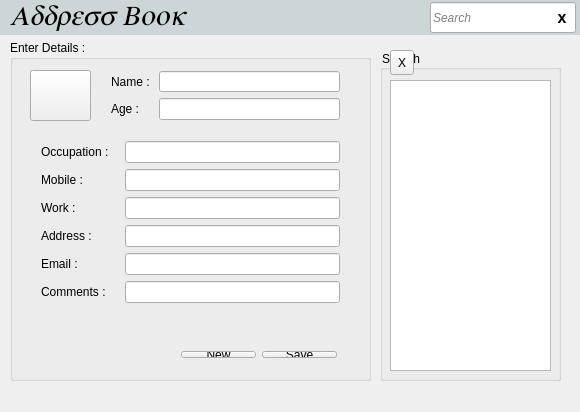
<?xml version="1.0" encoding="UTF-8"?>
<ui version="4.0">
 <class>MainWindow</class>
 <widget class="QMainWindow" name="MainWindow">
  <property name="geometry">
   <rect>
    <x>0</x>
    <y>0</y>
    <width>580</width>
    <height>412</height>
   </rect>
  </property>
  <property name="maximumSize">
   <size>
    <width>580</width>
    <height>412</height>
   </size>
  </property>
  <property name="font">
   <font>
    <strikeout>false</strikeout>
    <kerning>true</kerning>
   </font>
  </property>
  <property name="windowTitle">
   <string>MainWindow</string>
  </property>
  <property name="tabShape">
   <enum>QTabWidget::Rounded</enum>
  </property>
  <widget class="QWidget" name="centralWidget">
   <widget class="QFrame" name="frame">
    <property name="geometry">
     <rect>
      <x>0</x>
      <y>0</y>
      <width>581</width>
      <height>35</height>
     </rect>
    </property>
    <property name="minimumSize">
     <size>
      <width>0</width>
      <height>0</height>
     </size>
    </property>
    <property name="styleSheet">
     <string notr="true">#frame{
	background-color : rgb(204, 214, 217);
	border : outset 1px grey;
}
#cancelSearch:pressed{
background-color :rgb(255, 255, 255);
}</string>
    </property>
    <property name="frameShape">
     <enum>QFrame::StyledPanel</enum>
    </property>
    <property name="frameShadow">
     <enum>QFrame::Raised</enum>
    </property>
    <widget class="QLabel" name="lab_title">
     <property name="geometry">
      <rect>
       <x>10</x>
       <y>0</y>
       <width>179</width>
       <height>35</height>
      </rect>
     </property>
     <property name="font">
      <font>
       <family>Symbol</family>
       <pointsize>20</pointsize>
       <italic>true</italic>
      </font>
     </property>
     <property name="text">
      <string>Address Book</string>
     </property>
    </widget>
    <widget class="QLineEdit" name="search">
     <property name="geometry">
      <rect>
       <x>430</x>
       <y>2</y>
       <width>146</width>
       <height>31</height>
      </rect>
     </property>
     <property name="font">
      <font>
       <italic>true</italic>
      </font>
     </property>
     <property name="styleSheet">
      <string notr="true">color : grey;</string>
     </property>
     <property name="text">
      <string>Search</string>
     </property>
    </widget>
    <widget class="QToolButton" name="cancelSearch">
     <property name="geometry">
      <rect>
       <x>552</x>
       <y>7</y>
       <width>20</width>
       <height>20</height>
      </rect>
     </property>
     <property name="font">
      <font>
       <pointsize>12</pointsize>
       <weight>75</weight>
       <bold>true</bold>
      </font>
     </property>
     <property name="styleSheet">
      <string notr="true">border : none;</string>
     </property>
     <property name="text">
      <string>x</string>
     </property>
     <property name="autoRaise">
      <bool>false</bool>
     </property>
    </widget>
   </widget>
   <widget class="QGroupBox" name="search_gp">
    <property name="geometry">
     <rect>
      <x>380</x>
      <y>50</y>
      <width>181</width>
      <height>331</height>
     </rect>
    </property>
    <property name="layoutDirection">
     <enum>Qt::RightToLeft</enum>
    </property>
    <property name="title">
     <string>Search</string>
    </property>
    <property name="alignment">
     <set>Qt::AlignRight|Qt::AlignTrailing|Qt::AlignVCenter</set>
    </property>
    <widget class="QListWidget" name="lst_search">
     <property name="geometry">
      <rect>
       <x>10</x>
       <y>30</y>
       <width>161</width>
       <height>291</height>
      </rect>
     </property>
    </widget>
    <widget class="QToolButton" name="toolButton">
     <property name="geometry">
      <rect>
       <x>10</x>
       <y>0</y>
       <width>24</width>
       <height>25</height>
      </rect>
     </property>
     <property name="text">
      <string>X</string>
     </property>
    </widget>
   </widget>
   <widget class="QGroupBox" name="Details">
    <property name="geometry">
     <rect>
      <x>10</x>
      <y>40</y>
      <width>361</width>
      <height>341</height>
     </rect>
    </property>
    <property name="title">
     <string>Enter Details :</string>
    </property>
    <widget class="QWidget" name="formLayoutWidget">
     <property name="geometry">
      <rect>
       <x>20</x>
       <y>90</y>
       <width>321</width>
       <height>201</height>
      </rect>
     </property>
     <layout class="QFormLayout" name="otherDetails">
      <property name="fieldGrowthPolicy">
       <enum>QFormLayout::AllNonFixedFieldsGrow</enum>
      </property>
      <item row="0" column="0">
       <widget class="QLabel" name="lab_occupation">
        <property name="text">
         <string>Occupation :   </string>
        </property>
       </widget>
      </item>
      <item row="0" column="1">
       <widget class="QLineEdit" name="txt_occupation">
        <property name="styleSheet">
         <string notr="true">background - color : blue;</string>
        </property>
       </widget>
      </item>
      <item row="1" column="0">
       <widget class="QLabel" name="lab_mobile">
        <property name="text">
         <string>Mobile : </string>
        </property>
       </widget>
      </item>
      <item row="1" column="1">
       <widget class="QLineEdit" name="txt_mobile"/>
      </item>
      <item row="2" column="0">
       <widget class="QLabel" name="lab_work">
        <property name="text">
         <string>Work : </string>
        </property>
       </widget>
      </item>
      <item row="2" column="1">
       <widget class="QLineEdit" name="txt_work"/>
      </item>
      <item row="3" column="0">
       <widget class="QLabel" name="lab_addr">
        <property name="text">
         <string>Address : </string>
        </property>
       </widget>
      </item>
      <item row="3" column="1">
       <widget class="QLineEdit" name="txt_addr"/>
      </item>
      <item row="4" column="0">
       <widget class="QLabel" name="lab_email">
        <property name="text">
         <string>Email :</string>
        </property>
       </widget>
      </item>
      <item row="4" column="1">
       <widget class="QLineEdit" name="txt_email"/>
      </item>
      <item row="5" column="0">
       <widget class="QLabel" name="lab_comments">
        <property name="text">
         <string>Comments : </string>
        </property>
       </widget>
      </item>
      <item row="5" column="1">
       <widget class="QLineEdit" name="txt_comments"/>
      </item>
     </layout>
    </widget>
    <widget class="QWidget" name="formLayoutWidget_2">
     <property name="geometry">
      <rect>
       <x>90</x>
       <y>20</y>
       <width>251</width>
       <height>71</height>
      </rect>
     </property>
     <layout class="QFormLayout" name="name_age">
      <property name="fieldGrowthPolicy">
       <enum>QFormLayout::AllNonFixedFieldsGrow</enum>
      </property>
      <item row="1" column="0">
       <widget class="QLabel" name="lab_name">
        <property name="text">
         <string>Name : </string>
        </property>
       </widget>
      </item>
      <item row="1" column="1">
       <widget class="QLineEdit" name="txt_name"/>
      </item>
      <item row="2" column="0">
       <widget class="QLabel" name="lab_age">
        <property name="text">
         <string>Age : </string>
        </property>
       </widget>
      </item>
      <item row="2" column="1">
       <widget class="QLineEdit" name="txt_age"/>
      </item>
     </layout>
    </widget>
    <widget class="QPushButton" name="btn_image">
     <property name="geometry">
      <rect>
       <x>20</x>
       <y>30</y>
       <width>61</width>
       <height>51</height>
      </rect>
     </property>
     <property name="autoFillBackground">
      <bool>false</bool>
     </property>
     <property name="styleSheet">
      <string notr="true"/>
     </property>
     <property name="text">
      <string/>
     </property>
     <property name="icon">
      <iconset resource="resource.qrc">
       <normaloff>:/rsc/face.png</normaloff>:/rsc/face.png</iconset>
     </property>
     <property name="iconSize">
      <size>
       <width>40</width>
       <height>40</height>
      </size>
     </property>
    </widget>
    <widget class="QWidget" name="layoutWidget">
     <property name="geometry">
      <rect>
       <x>160</x>
       <y>300</y>
       <width>178</width>
       <height>29</height>
      </rect>
     </property>
     <layout class="QHBoxLayout" name="horizontalLayout">
      <item>
       <widget class="QPushButton" name="btn_new">
        <property name="text">
         <string>New</string>
        </property>
        <property name="autoDefault">
         <bool>true</bool>
        </property>
        <property name="default">
         <bool>false</bool>
        </property>
       </widget>
      </item>
      <item>
       <widget class="QPushButton" name="btn_save">
        <property name="text">
         <string>Save</string>
        </property>
        <property name="autoDefault">
         <bool>true</bool>
        </property>
        <property name="default">
         <bool>false</bool>
        </property>
       </widget>
      </item>
     </layout>
    </widget>
   </widget>
  </widget>
 </widget>
 <layoutdefault spacing="6" margin="11"/>
 <tabstops>
  <tabstop>search</tabstop>
  <tabstop>txt_name</tabstop>
  <tabstop>txt_age</tabstop>
  <tabstop>txt_occupation</tabstop>
  <tabstop>txt_mobile</tabstop>
  <tabstop>txt_work</tabstop>
  <tabstop>txt_addr</tabstop>
  <tabstop>txt_email</tabstop>
  <tabstop>txt_comments</tabstop>
  <tabstop>btn_save</tabstop>
  <tabstop>btn_image</tabstop>
 </tabstops>
 <resources>
  <include location="resource.qrc"/>
 </resources>
 <connections>
  <connection>
   <sender>btn_save</sender>
   <signal>clicked()</signal>
   <receiver>MainWindow</receiver>
   <slot>saveEntry()</slot>
   <hints>
    <hint type="sourcelabel">
     <x>306</x>
     <y>367</y>
    </hint>
    <hint type="destinationlabel">
     <x>398</x>
     <y>377</y>
    </hint>
   </hints>
  </connection>
  <connection>
   <sender>search</sender>
   <signal>textChanged(QString)</signal>
   <receiver>MainWindow</receiver>
   <slot>searchText(QString)</slot>
   <hints>
    <hint type="sourcelabel">
     <x>480</x>
     <y>57</y>
    </hint>
    <hint type="destinationlabel">
     <x>374</x>
     <y>81</y>
    </hint>
   </hints>
  </connection>
  <connection>
   <sender>cancelSearch</sender>
   <signal>clicked()</signal>
   <receiver>search</receiver>
   <slot>clear()</slot>
   <hints>
    <hint type="sourcelabel">
     <x>563</x>
     <y>51</y>
    </hint>
    <hint type="destinationlabel">
     <x>524</x>
     <y>57</y>
    </hint>
   </hints>
  </connection>
  <connection>
   <sender>btn_new</sender>
   <signal>clicked()</signal>
   <receiver>MainWindow</receiver>
   <slot>newEntry()</slot>
   <hints>
    <hint type="sourcelabel">
     <x>205</x>
     <y>357</y>
    </hint>
    <hint type="destinationlabel">
     <x>205</x>
     <y>384</y>
    </hint>
   </hints>
  </connection>
  <connection>
   <sender>lst_search</sender>
   <signal>itemClicked(QListWidgetItem*)</signal>
   <receiver>MainWindow</receiver>
   <slot>contactClicked(QListWidgetItem*)</slot>
   <hints>
    <hint type="sourcelabel">
     <x>402</x>
     <y>254</y>
    </hint>
    <hint type="destinationlabel">
     <x>376</x>
     <y>278</y>
    </hint>
   </hints>
  </connection>
  <connection>
   <sender>toolButton</sender>
   <signal>clicked()</signal>
   <receiver>MainWindow</receiver>
   <slot>deleteEntry()</slot>
   <hints>
    <hint type="sourcelabel">
     <x>404</x>
     <y>58</y>
    </hint>
    <hint type="destinationlabel">
     <x>428</x>
     <y>38</y>
    </hint>
   </hints>
  </connection>
  <connection>
   <sender>btn_image</sender>
   <signal>clicked()</signal>
   <receiver>MainWindow</receiver>
   <slot>changeImage()</slot>
   <hints>
    <hint type="sourcelabel">
     <x>58</x>
     <y>95</y>
    </hint>
    <hint type="destinationlabel">
     <x>8</x>
     <y>103</y>
    </hint>
   </hints>
  </connection>
 </connections>
 <slots>
  <slot>saveEntry()</slot>
  <slot>changeImage()</slot>
  <slot>searchText(QString)</slot>
  <slot>contactClicked(QListWidgetItem*)</slot>
  <slot>newEntry()</slot>
  <slot>deleteEntry()</slot>
 </slots>
</ui>
